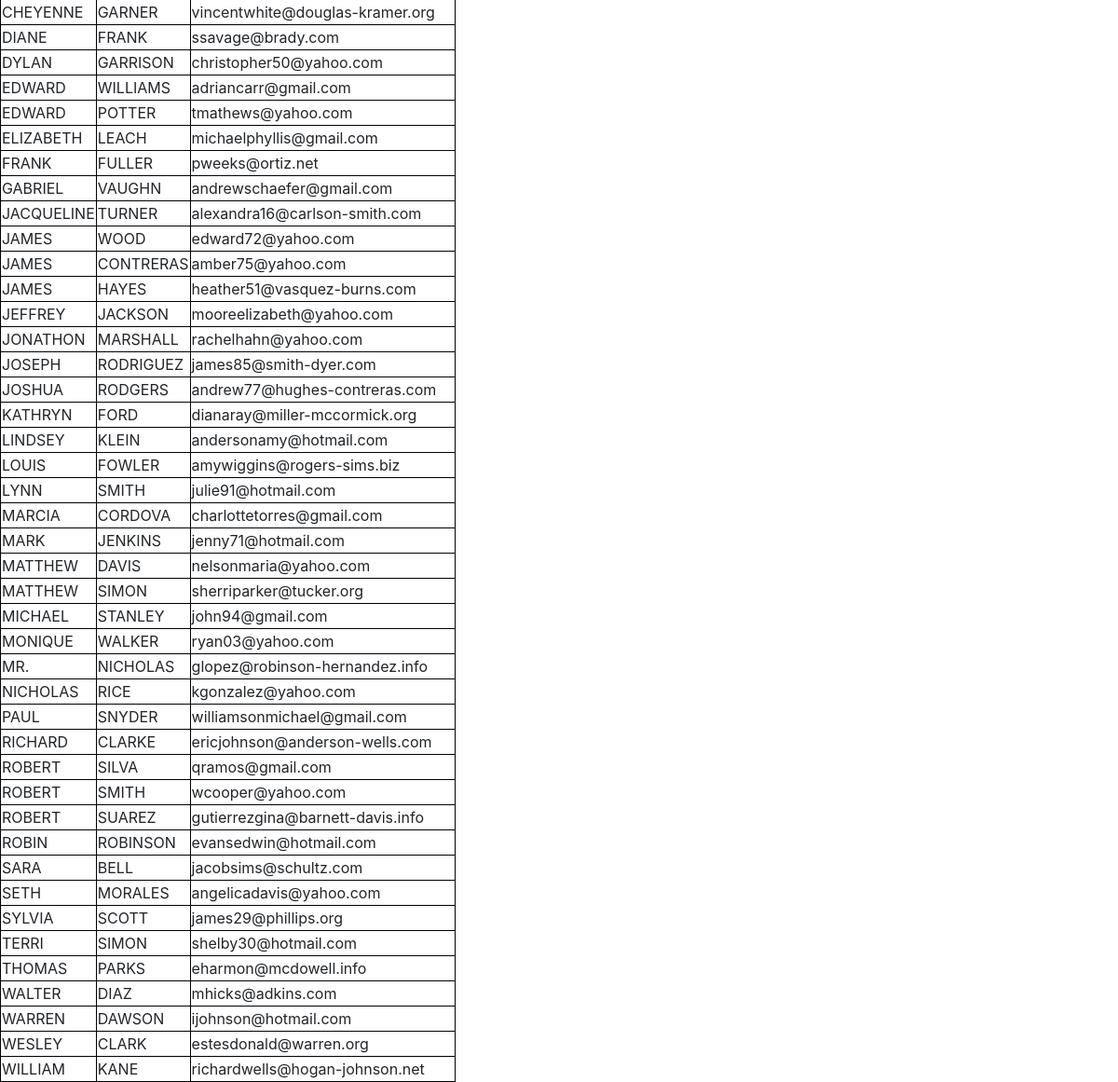
Page /MyApp/users/ (lower part) on the earlier database version.
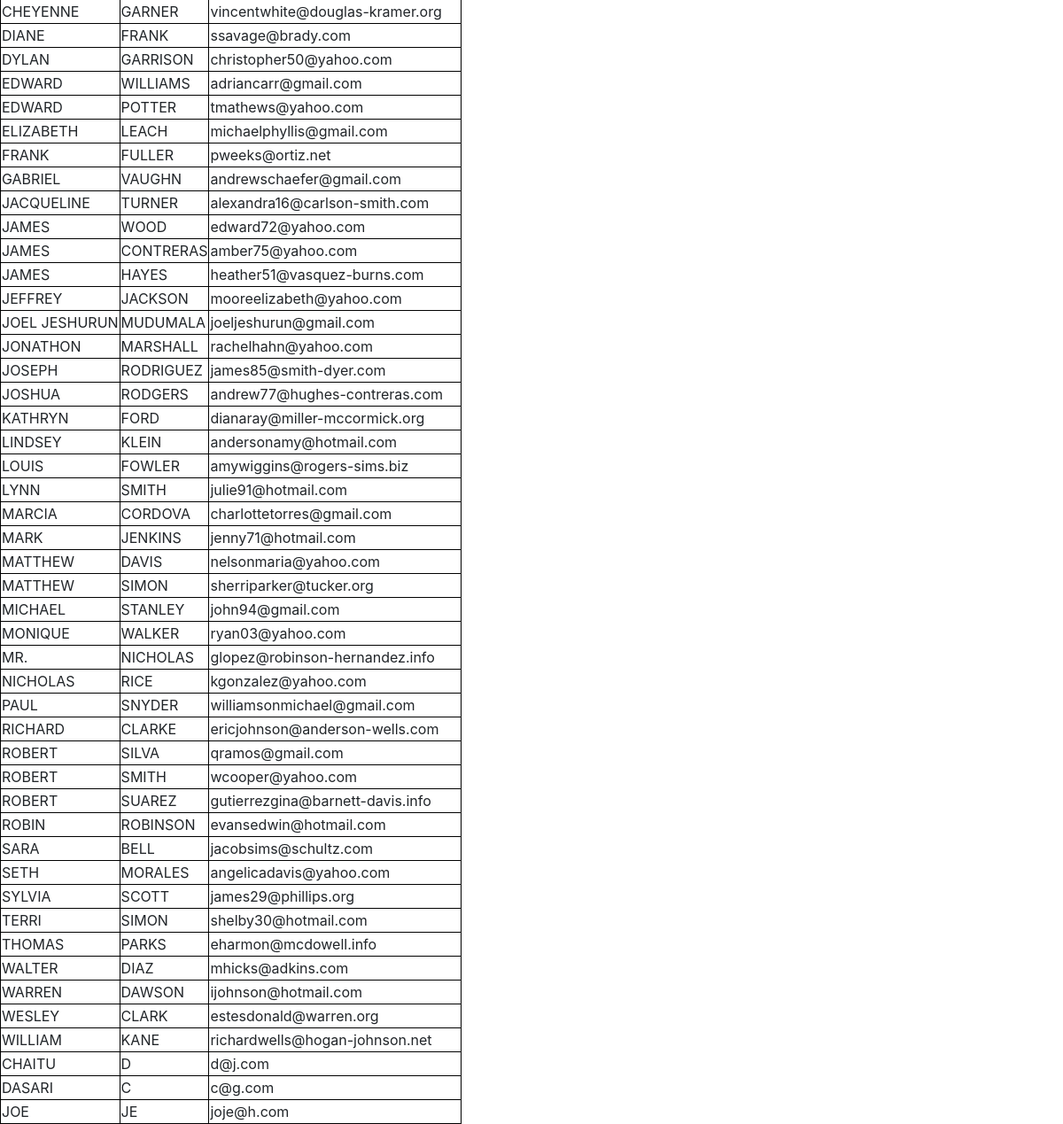
Same page on the later database version.
### MyApp/models.py (models this page shows, shortened)
class User(models.Model):
    first_name = models.CharField(max_length=150)
    last_name = models.CharField(max_length=150)
    email_id = models.EmailField(max_length=80, unique=True)

### MyApp/views.py (the view)
# urls.py: path('users/',views.user, name='user'),
def user(request):
    userlist = User.objects.order_by('first_name')
    mydict = {'user_list':userlist}
    return render(request,'MyApp/ShowUsers.html',context=mydict)

### templates/MyApp/ShowUsers.html (shortened to what this page needs)
<!DOCTYPE html>
{% extends 'MyApp/base.html' %}
{% block body_block %}
{% if user_list %}
    <table>
    {% for user in user_list %}
    <tr>
    <td>{{ user.first_name|upper }}</td>
    <td>{{ user.last_name|upper }}</td>
    <td>{{ user.email_id }}</td>
    </tr>
    {% endfor %}
    </table>
    {% else %}
    <h1>No Records found</h1>
{% endif %}
{% endblock %}

### templates/MyApp/base.html (shortened to what this page needs)
<!DOCTYPE html>
{% load staticfiles %}
<html lang="en">
<head>
    <link rel="stylesheet" href="{% static "css/bootstrap.css" %}">
</head>
<body>
{% block body_block %}
{% endblock %}
</body>
</html>

### templates/MyApp/ShowUsers.html (style rules this page uses)
table, th, td { border: 1px solid black; }

Differences in the rows shown:
added User: first_name "JOEL JESHURUN", last_name "MUDUMALA", email_id "joeljeshurun@gmail.com"
added User: first_name "CHAITU", last_name "D", email_id "d@j.com"
added User: first_name "DASARI", last_name "C", email_id "c@g.com"
added User: first_name "JOE", last_name "JE", email_id "joje@h.com"
